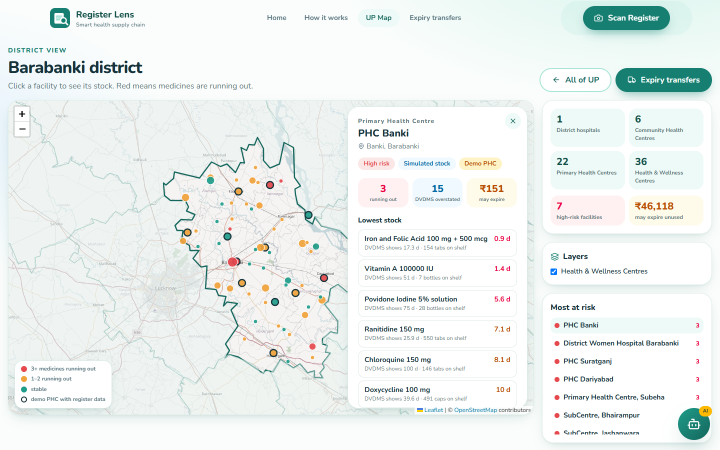
#> input picture docs/deck/img/08_map_district.png, 1440 x 900 px (shown at 1/2 size)
$ python patch_deck.py
#> lines starting #> are read from the running program, lines starting #| are printed output that depends on the picture
"""Update the pitch deck generator for round 2 (UP map, transfers, assistant, mobile, messy results)."""
import re
from pathlib import Path

from PIL import Image

D = Path(__file__).resolve().parent
img = D / "img"
crop = D / "img_crop"
crop.mkdir(exist_ok=True)
Image.open(img / "08_map_district.png").crop((16, 200, 1424, 830)).save(crop / "map_district.png")
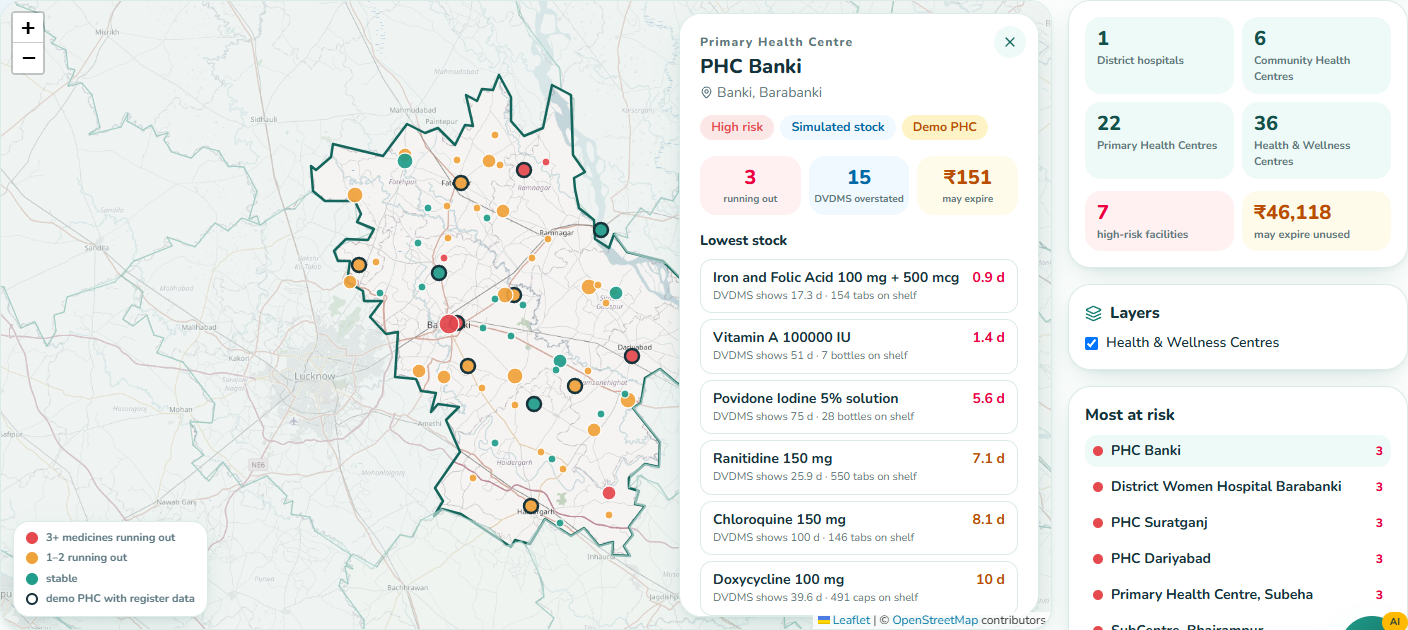
#> saved as map_district.png: PIL image 1408x630 RGB; mean R, G, B 238.2, 241.3, 239.4
Image.open(img / "09_transfers.png").crop((16, 225, 1424, 900)).save(crop / "transfers.png")
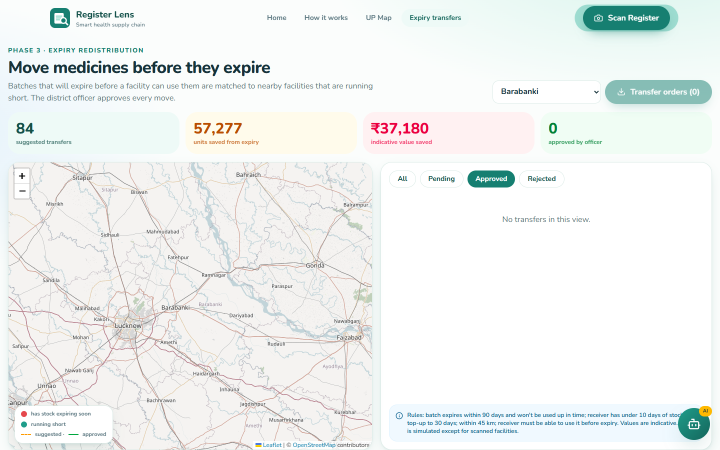
#> input picture docs/deck/img/09_transfers.png, 1440 x 900 px (shown at 1/2 size)
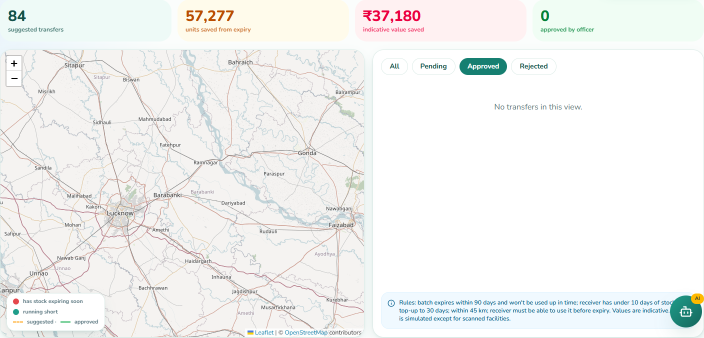
#> saved as transfers.png: PIL image 1408x675 RGB (shown at 1/2 size); mean R, G, B 242.1, 242.7, 241.3
Image.open(img / "10_chat.png").crop((1020, 224, 1422, 804)).save(crop / "chat.png")
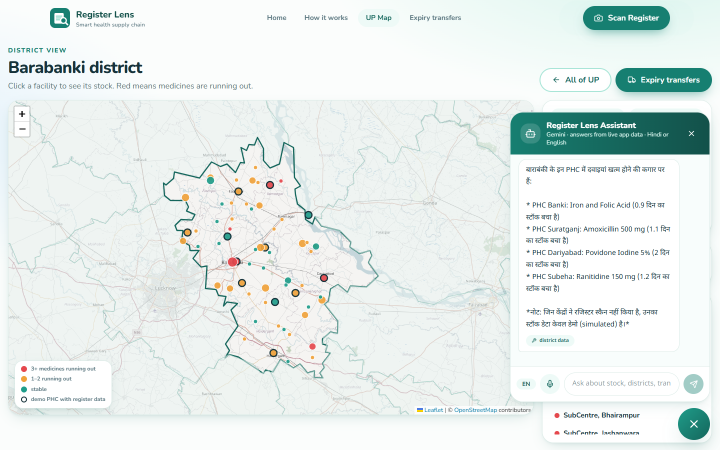
#> input picture docs/deck/img/10_chat.png, 1440 x 900 px (shown at 1/2 size)
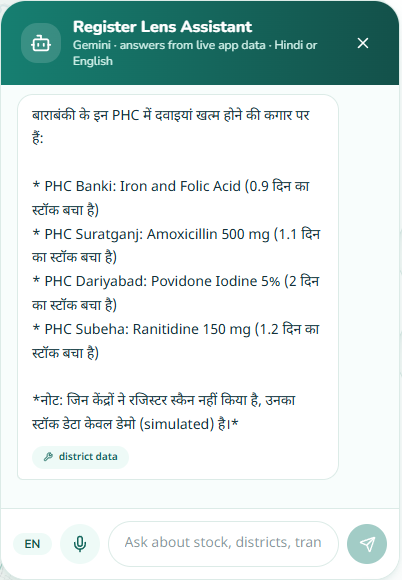
#> saved as chat.png: PIL image 402x580 RGB; mean R, G, B 214, 227.7, 226.2
for n in ("11_mobile_home", "12_mobile_scan", "13_mobile_map"):
#> (the run stopped early here; a loop or call above may not have finished)
